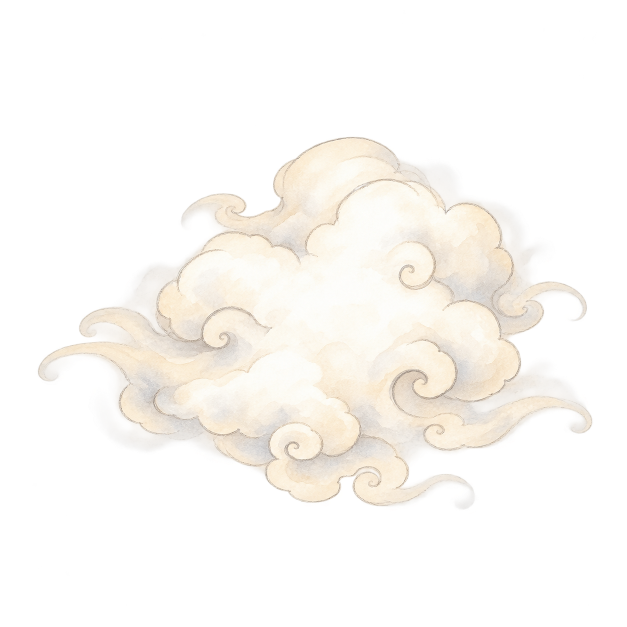
#> input picture assets/raw/clouds/cloud_01.png, 1254 x 1254 px (shown at 1/2 size)
$ python -i export_assets.py   (imports and definitions only)
#> lines starting #> are read from the running program, lines starting #| are printed output that depends on the picture; after the words box and inside, x2 and y2 are one past the last pixel; in counts of white or black regions, pixels touching at a corner belong together
#> further down, picture is the input picture: PIL image 1254x1254 RGBA; mean R, G, B, A 82.9, 80.2, 76.2, 71.6
"""把 assets/raw 里当前推荐的生图（selected.json）导出成运行时资源。

输出到 public/assets/，并写一份 manifest.json 记录尺寸，供运行时读取。
原件不改动；重复运行会覆盖输出。
"""
import json
import pathlib
import re
import struct
import sys

import numpy as np
from PIL import Image, ImageFilter
from scipy import ndimage

ROOT = pathlib.Path(__file__).resolve().parent.parent
RAW = ROOT / "assets" / "raw"
OUT = ROOT / "public" / "assets"

MAP_KEYS = {
    "map_xiangyang": "xiangyang",
    "map_jingzhou": "jingzhou",
    "map_baoding": "baoding",
    "map_overview": "overview",
}


# [17 lines left out: function rule_for, not called in this run]


def cutout_white(im: Image.Image) -> Image.Image:
    """概念图是白底：把与边框连通的近白色区域变透明，再裁到物体包围盒（底边即物体落地处）。"""
    rgb = np.asarray(im.convert("RGB")).astype(np.int16)
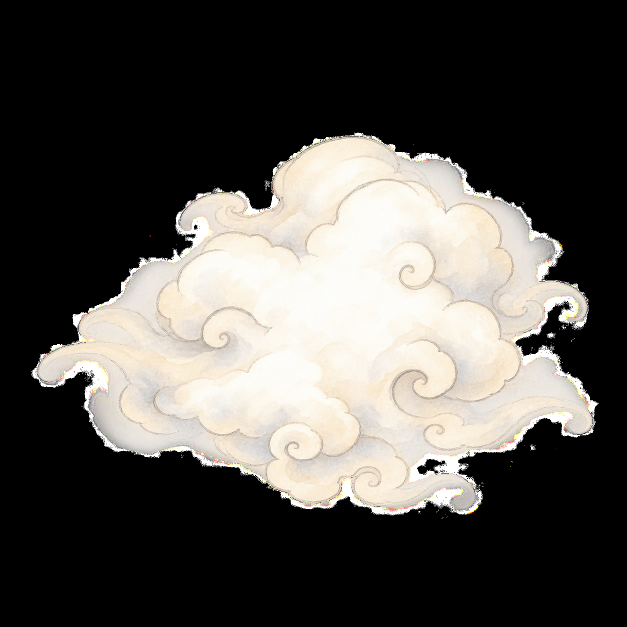
#> rgb: shape (1254, 1254, 3) int16 (shown at 1/2 size); mean R, G, B 82.9, 80.2, 76.2
    lo, hi = rgb.min(axis=2), rgb.max(axis=2)
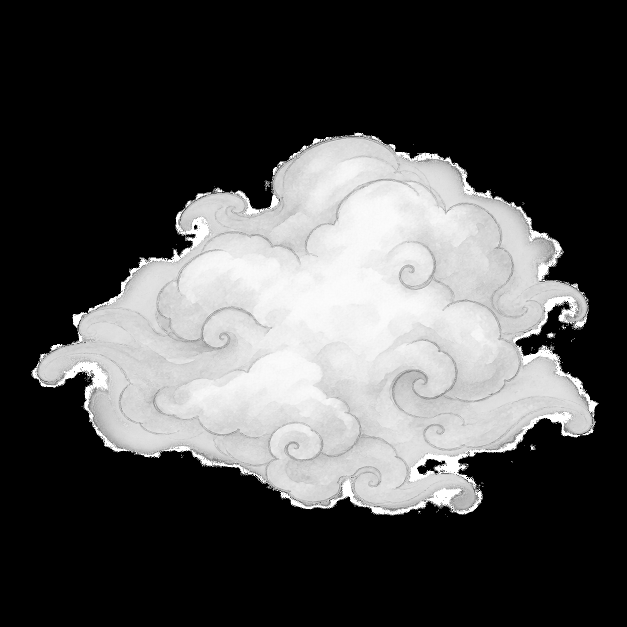
#> lo: shape (1254, 1254) int16 (shown at 1/2 size); min 0, max 255, mean 76.1
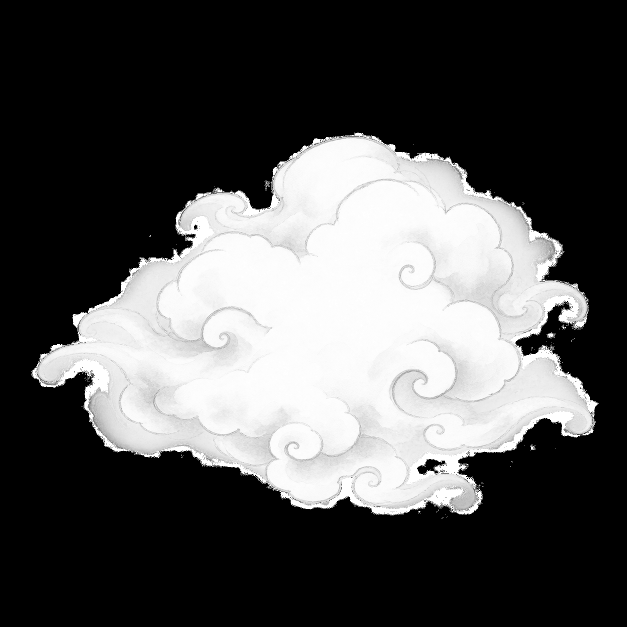
#> hi: shape (1254, 1254) int16 (shown at 1/2 size); min 0, max 255, mean 82.9
    cand = (lo > 228) & (hi - lo < 22)
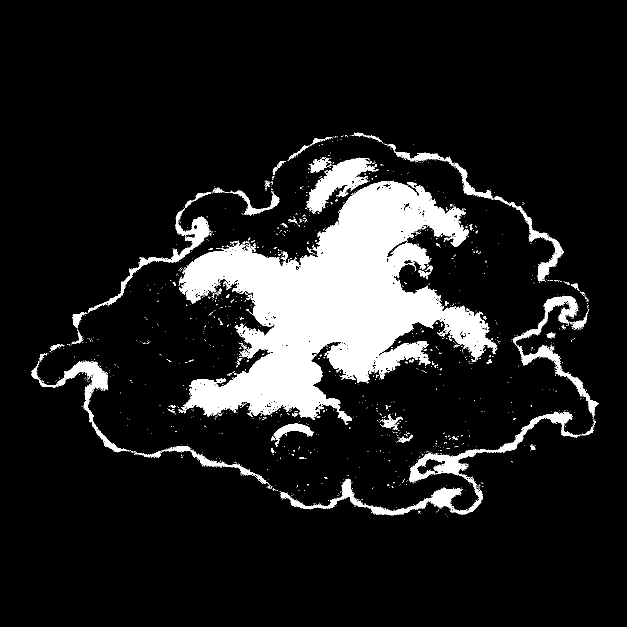
#> cand: shape (1254, 1254) bool (shown at 1/2 size); 11.8% white; 1409 white regions (1332 under 20 px), largest, box (x1, y1, x2, y2) and area: (357, 362, 995, 850) 138320, (613, 315, 757, 427) 6044, (818, 823, 1164, 978) 5860
    labels, _ = ndimage.label(cand)
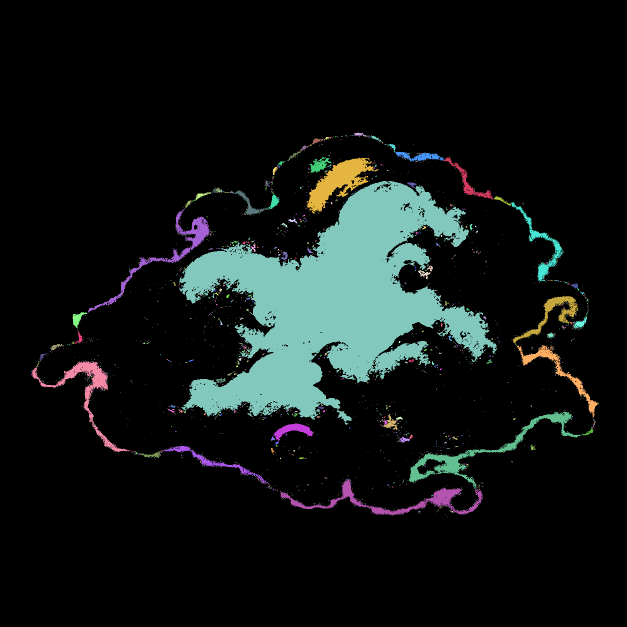
#> labels: shape (1254, 1254) int32 (shown at 1/2 size); 2513 distinct labels, from 0 to 2512; one colour per label, 0 black
    edge_ids = np.unique(np.concatenate([labels[0], labels[-1], labels[:, 0], labels[:, -1]]))
#> edge_ids = [0]
    bg = np.isin(labels, edge_ids[edge_ids > 0])
#> bg: shape (1254, 1254) bool; every value is 0
    h, w = bg.shape
#> h = 1254; w = 1254
    alpha = Image.fromarray(np.where(bg, 0, 255).astype(np.uint8)).filter(ImageFilter.GaussianBlur(1.2))
#> alpha: PIL image 1254x1254 L; every value is 255
    out = im.convert("RGBA")
    out.putalpha(alpha)
    box = alpha.point(lambda a: 255 if a > 24 else 0).getbbox()
#> box = (0, 0, 1254, 1254)
    if box:
        pad = int(0.02 * max(w, h))
#> pad = 25
        box = (max(0, box[0] - pad), max(0, box[1] - pad), min(w, box[2] + pad), min(h, box[3] + 1))
        out = out.crop(box)
    return out


GLB_MAGIC, CHUNK_JSON, CHUNK_BIN = 0x46546C67, 0x4E4F534A, 0x004E4942
NP_TYPES = {5120: np.int8, 5121: np.uint8, 5122: np.int16, 5123: np.uint16, 5125: np.uint32, 5126: np.float32}
NCOMP = {"SCALAR": 1, "VEC2": 2, "VEC3": 3, "VEC4": 4}


# [207 lines left out: functions read_glb, read_accessor, node_matrix, quantize_glb, write_model_bounds, main, not called in this run]


# [2 lines not run here, left out]

>>> from PIL import Image
>>> picture = Image.open('../assets/raw/clouds/cloud_01.png')
>>> result = cutout_white(picture)

$ run again, on assets/raw/concepts/B01/concept_B01_main_v2.png
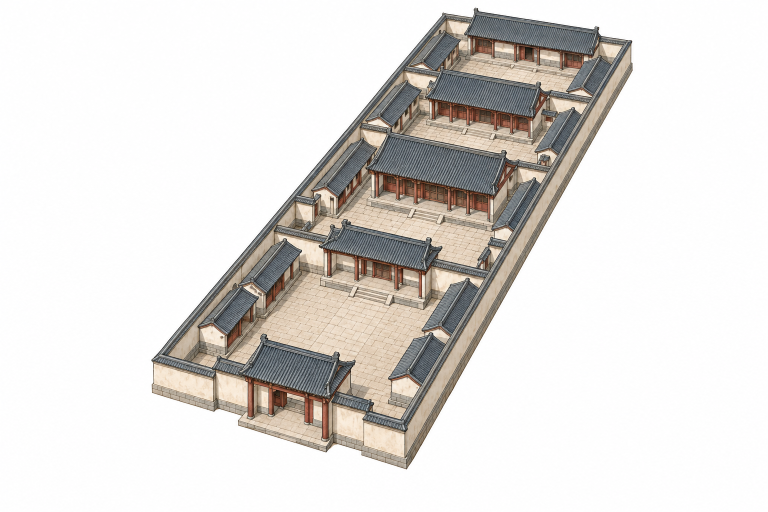
#> input picture assets/raw/concepts/B01/concept_B01_main_v2.png, 1536 x 1024 px (shown at 1/2 size)
#> picture is the input picture: PIL image 1536x1024 RGB; mean R, G, B 225.1, 222, 218.9
#> cand: shape (1024, 1536) bool; 71.4% white; 1 black region, box (x1, y1, x2, y2) and area: (302, 15, 1266, 939) 450446
#> in cutout_white, `labels, _ = ndimage.label(cand)`:
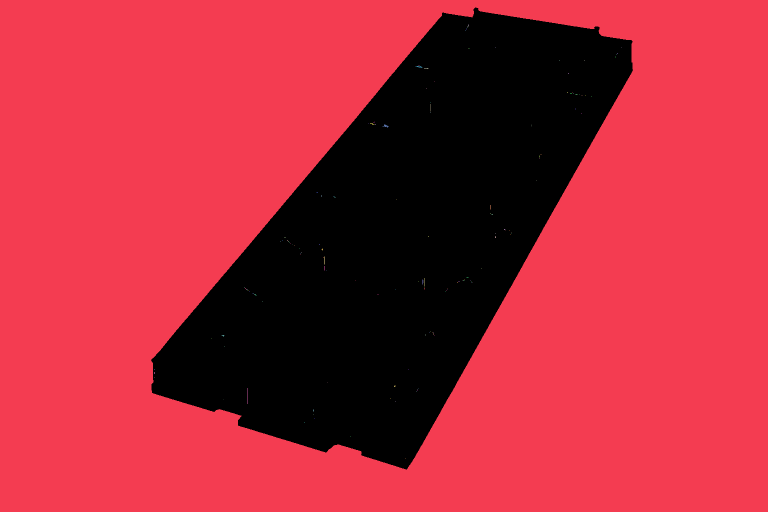
#> labels: shape (1024, 1536) int32 (shown at 1/2 size); 156 distinct labels, from 0 to 155; one colour per label, 0 black
#> edge_ids = [1]
#> bg: shape (1024, 1536) bool; 71.3% white; 1 black region, box (x1, y1, x2, y2) and area: (302, 15, 1266, 939) 450872
#> in cutout_white, `box = alpha.point(lambda a: 255 if a > 24 else 0).getbbox()`: box = (301, 14, 1267, 940)
#> in cutout_white, `box = (max(0, box[0] - pad), max(0, box[1] - pad), min(w, box[2] + pad..`: box = (271, 0, 1297, 941)
#> in cutout_white, `out = out.crop(box)`:
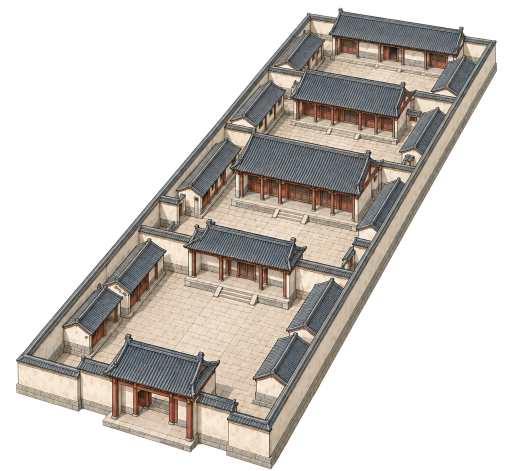
#> out: PIL image 1026x941 RGBA (shown at 1/2 size); mean R, G, B, A 206.8, 201.9, 196.8, 119.1; transparent parts drawn white
